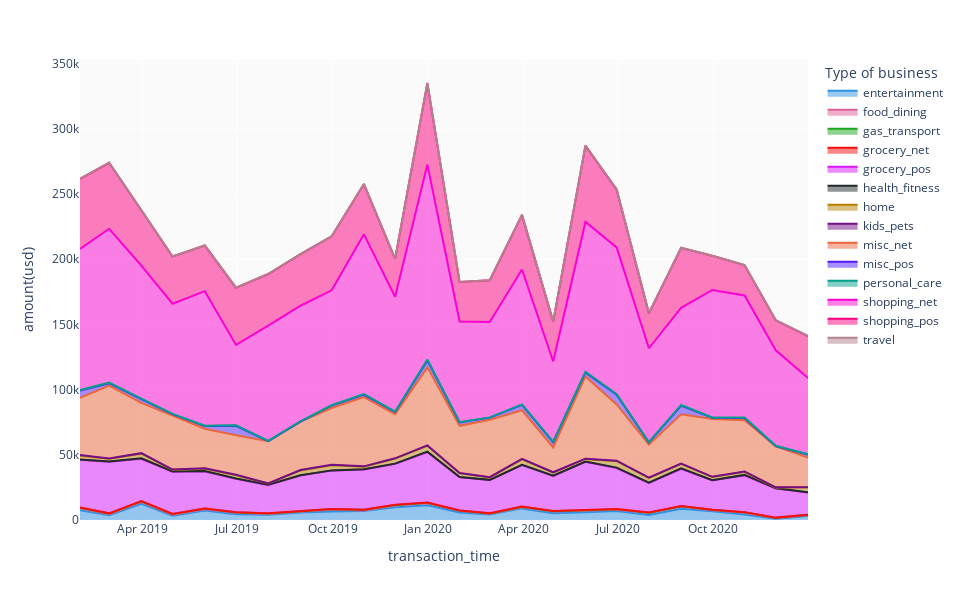

This figure's notebook cell:
### Code cell
# The category of the fraudulent transactions was plotted.
df_ = df.groupby(by=[pd.Grouper(key="transaction_time", freq="1M"),
                           'is_fraud','category']).agg({"amount(usd)":'sum',"transaction_id":"count"}).reset_index()

fig = px.area(
    df_[df_.is_fraud==1],
    x='transaction_time',
    y='amount(usd)',
    color='category',
    color_discrete_sequence=px.colors.qualitative.Dark24
)

fig.update_layout(height=600,
                  width=960,
                  legend=dict(title='Type of business'),
                  plot_bgcolor='#fafafa'
                 )
fig.show();
